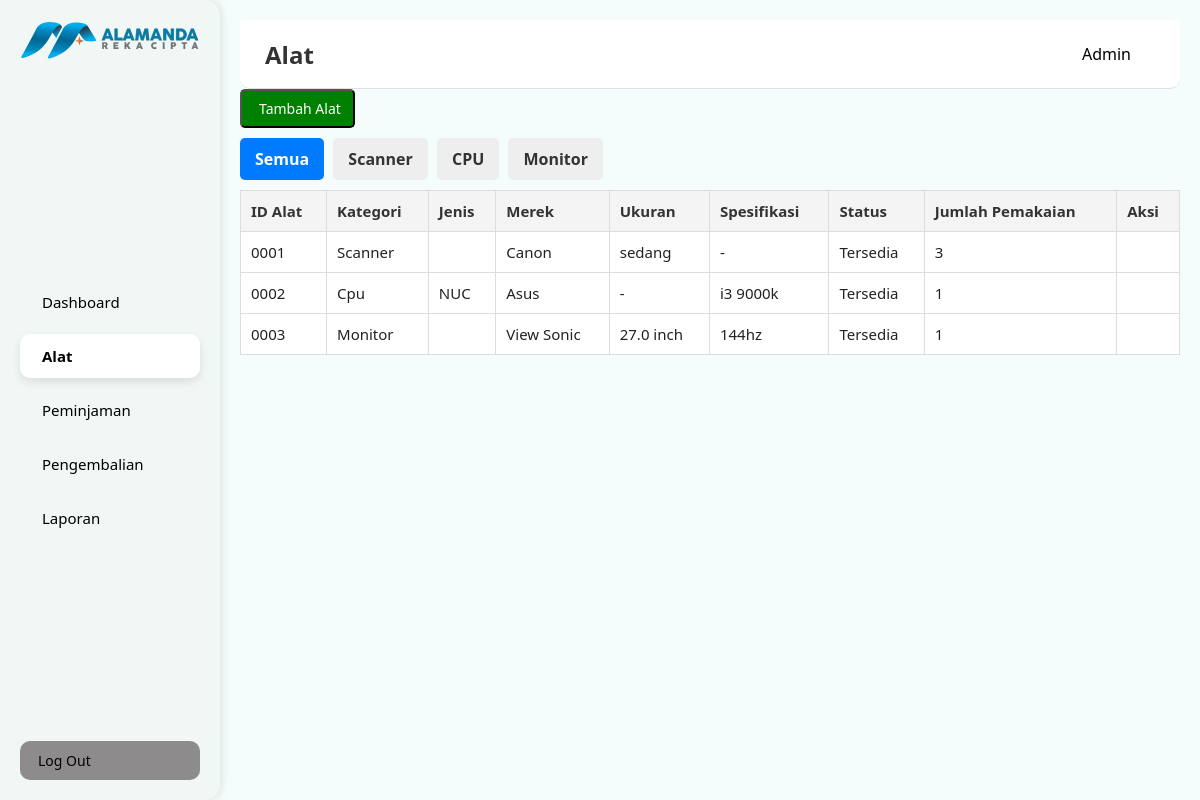
/alat.php, run on the app's committed database.
### tables this page shows
CREATE TABLE `alat` (
  `id` int(11) NOT NULL,
  `id_alat` varchar(20) NOT NULL,
  `kategori` enum('scanner','cpu','monitor') NOT NULL,
  `jenis` varchar(100) DEFAULT NULL,
  `merek` varchar(100) DEFAULT NULL,
  `seri` varchar(100) DEFAULT NULL,
  `ukuran` enum('kecil','sedang','besar') DEFAULT NULL,
  `spesifikasi` text DEFAULT NULL,
  `ukuran_inch` decimal(4,1) DEFAULT NULL,
  `resolusi` varchar(50) DEFAULT NULL,
  `lokasi` varchar(100) DEFAULT NULL,
  `status` enum('Tersedia','Dipinjam','Rusak','Dalam Perbaikan','Hilang') NOT NULL DEFAULT 'Tersedia',
  `jumlah_pemakaian` int(11) DEFAULT 0,
  `keterangan` text DEFAULT NULL,
  `tgl_masuk` date DEFAULT NULL
);

### table_alatadmin.php (the view, shortened to what this page needs)
<?php
include 'koneksi.php';
$kategori = $_GET['kategori'] ?? '';
if ($kategori) {
  $query = mysqli_query($koneksi, "SELECT * FROM alat WHERE kategori='$kategori' ORDER BY id_alat ASC");
} else {
  $query = mysqli_query($koneksi, "SELECT * FROM alat ORDER BY kategori, id_alat ASC");
}
?>
<?php if (mysqli_num_rows($query) > 0): ?>
  <table class="data-table">
    <thead>
      <tr>
        <th>ID Alat</th>
        <th>Kategori</th>
        <th>Jenis</th>
        <th>Merek</th>
        <th>Ukuran</th>
        <th>Spesifikasi</th>
        <th>Status</th>
        <th>Jumlah Pemakaian</th>
        <th>Aksi</th>
      </tr>
    </thead>
    <tbody>
      <?php while ($row = mysqli_fetch_assoc($query)): ?>
        <tr>
          <td><?= htmlspecialchars($row['id_alat']) ?></td>
          <td><?= htmlspecialchars(ucfirst($row['kategori'])) ?></td>
          <td><?= htmlspecialchars($row['jenis']) ?></td>
          <td><?= htmlspecialchars($row['merek']) ?></td>
          <td>
            <?php
              if ($row['kategori'] === 'scanner') {
                echo htmlspecialchars($row['ukuran'] ?? '-');
              } elseif ($row['kategori'] === 'monitor') {
                echo htmlspecialchars($row['ukuran_inch'] . ' inch' ?? '-');
              } else {
                echo '-';
              }
            ?>
          </td>
          <td>
            <?php
              if ($row['kategori'] === 'cpu' || $row['kategori'] === 'monitor') {
                echo nl2br(htmlspecialchars($row['spesifikasi'] ?? '-'));
              } else {
                echo '-';
              }
            ?>
          </td>
          <td><?= htmlspecialchars($row['status']) ?></td>
          <td><?= (int)$row['jumlah_pemakaian'] ?></td>
          <td>
          </td>
        </tr>
      <?php endwhile; ?>
    </tbody>
  </table>
<?php else: ?>
  <p class="text-muted">
    Tidak ada data alat <?= $kategori ? "untuk kategori <strong>" . htmlspecialchars($kategori) . "</strong>" : "yang tersedia." ?>
  </p>
<?php endif; ?>

### assets/css/style.css (style rules this page uses)
* { margin: 0; padding: 0; box-sizing: border-box; font-family: "Segoe UI", sans-serif; }
body { background: #f4fdfc; color: #222; }
.data-table { width: 100%; border-collapse: collapse; margin-top: 20px; }
.data-table th, .data-table td { border: 1px solid #ccc; padding: 10px; }
.data-table { width: 100%; border-collapse: separate; border-spacing: 0 10px; font-family: "Segoe UI", sans-serif; font-size: 15px; }
.data-table th { background-color: #f5f5f5; text-align: left; padding: 12px 16px; color: #333; }
.data-table td { background-color: #fff; padding: 12px 16px; vertical-align: middle; border-bottom: 1px solid #eee; }
.data-table th, .data-table td { border: 1px solid #ddd; padding: 10px; text-align: left; }
.data-table th { background-color: #f4f4f4; font-weight: bold; }

### data on the page
alat: id_alat "0001", kategori "Scanner", merek "Canon", ukuran "sedang", status "Tersedia", jumlah_pemakaian "3"
alat: id_alat "0002", kategori "Cpu", jenis "NUC", merek "Asus", spesifikasi "i3 9000k", status "Tersedia", jumlah_pemakaian "1"
alat: id_alat "0003", kategori "Monitor", merek "View Sonic", ukuran_inch "27.0 inch", spesifikasi "144hz", status "Tersedia", jumlah_pemakaian "1"

### other printed values
$page_title "Alat"
$_SESSION['username'] "Admin"
